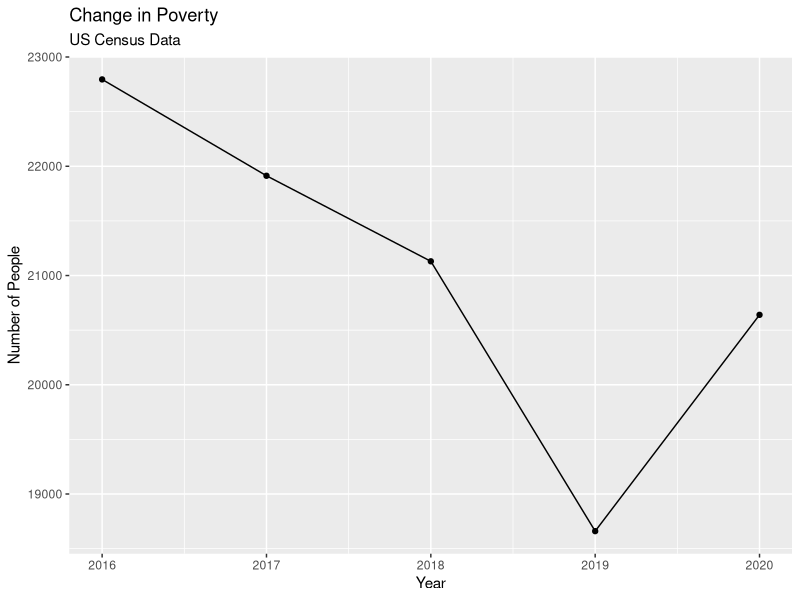

Here is the R script that generated this plot:
library(tidyverse)
library(readxl)

# read the poverty data
poverty_data <- 
  read_excel(
    path = "data/tableB-5.xls",
    col_names = c("year", "ppl_in_poverty"),
    col_types = c("numeric","skip", "skip", "skip", "skip", "skip", "skip", "skip", "numeric","skip","skip","skip","skip"),
    skip = 9,
    n_max = 6
  ) %>% 
  filter(year != 2017) %>% 
  mutate(year = ifelse(year == 20171, 2017, year)) %>% 
  print()

# plots the poverty data from 2016 to 2020
ggplot(data = poverty_data, 
       mapping = aes(x = year, y = ppl_in_poverty)) +
  geom_line() + 
  geom_point() +
  labs(
    x = "Year",
    y = "Number of People",
    title = "Change in Poverty",
    subtitle = "US Census Data"
  )
 

